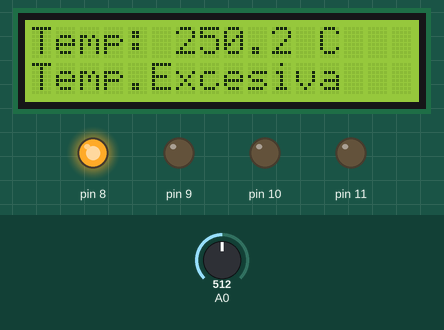
Simulated run of this sketch. Board: Arduino Uno, built with avr-gcc and run on an emulated ATmega328P. On the bench: 16×2 character LCD, output pins drawn as LEDs (lit = HIGH). The inputs (shaded band) are chosen by the test bench; at power-on: A0 = 512. What the sketch prints to the serial monitor is not drawn.

Above: at 1.2 s.
1.3 s: A0 set to 64
At 2.9 s:
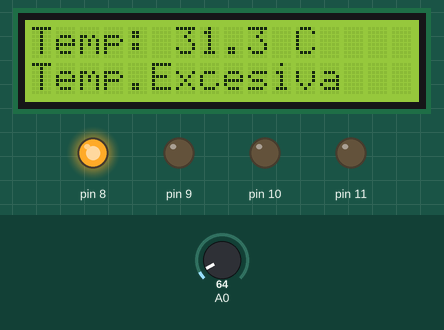
5.4 s: A0 set to 59
At 7.0 s:
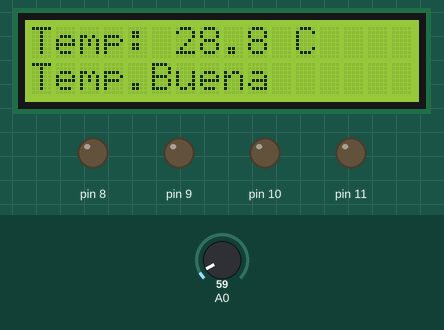
9.5 s: A0 set to 19
At 11.1 s:
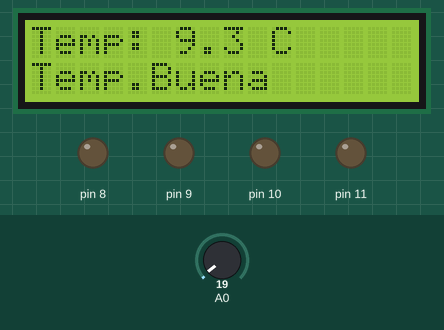
12.8 s: A0 set to 39
At 14.0 s:
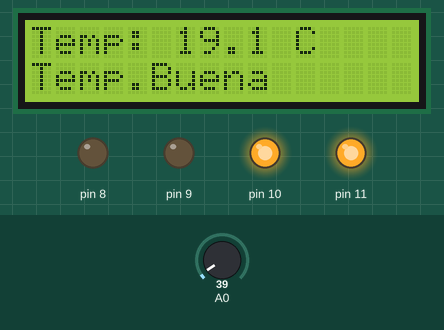
16.9 s: A0 set to 122
At 18.3 s:
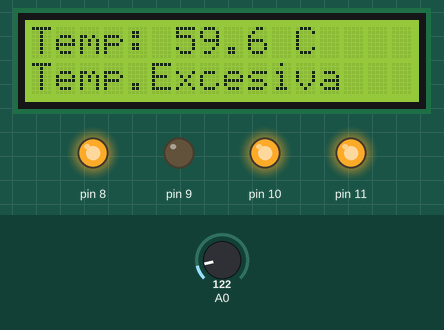
Timing chart, 0 to 19.9 s (numbered marks = the images above; inputs shaded):
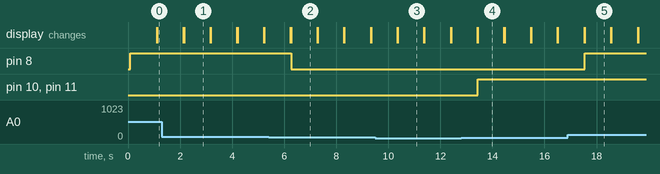

Measured:
- the behaviour switches between 60 and 59 on A0 (found by bisection; images 1 and 2)
- after the input at 1.3 s, the display: first differs from a run without the input after 0.85 s (image 1)
- after the input at 5.4 s, pin 8: HIGH → LOW after 0.86 s; the display: first differs from a run without the input after 0.86 s (image 2)
- after the input at 9.5 s, the display: first differs from a run without the input after 0.86 s (image 3)
- after the input at 12.8 s, pin 10, pin 11: LOW → HIGH after 0.63 s; the display: first differs from a run without the input after 0.64 s (image 4)
- after the input at 16.9 s, pin 8: LOW → HIGH after 0.64 s; the display: first differs from a run without the input after 0.64 s (image 5)
- what the display in image 1 shows lasts 1.0 s, from 2.2 s to 3.2 s

The sketch:

Sensor_Temperatura_NoScroll.ino
```cpp
#include <Wire.h>
#include <LiquidCrystal_I2C.h>

LiquidCrystal_I2C lcd(0x3f,16,2);  // crea objeto y asigna pines a los cuales se encuentran conectados RS, E, D4, D5, D6, D7
int SENSOR;   // variable almacena valor leido de entrada analogica A0
float TEMPERATURA;  // valor de temperatura en grados centigrados

void setup() {
  lcd.init();// Inicializamos el LCD
  lcd.backlight(); //Activamos la luz de fondo del LCD
  lcd.clear();//Limpiamos pantalla
  Serial.begin(9600);
  pinMode(11,OUTPUT);
  pinMode(10,OUTPUT);
  pinMode(9,OUTPUT);
  pinMode(8,OUTPUT);
}

void loop() {
  SENSOR = analogRead(A0);      // lectura de entrada analogica A0
  TEMPERATURA = ((SENSOR * 5000.0) / 1023) / 10;// lectura de entrada analogica A0
  Serial.println(TEMPERATURA,1);

  lcd.setCursor(0, 0);        // cursor en primer fila y primer columna
  lcd.print("Temp: ");        // escribe Temp:
  lcd.print(TEMPERATURA/1.0, 1);    // escribe valor promedio de 5 lecturas con
            // un decimal
  lcd.print(" C");        // imprime C

  if (TEMPERATURA ==10.0 && TEMPERATURA <=18.9){
    digitalWrite(11,HIGH);
    digitalWrite(10,LOW);
    digitalWrite(9,LOW);
    digitalWrite(8,LOW);
  }
  if(TEMPERATURA>19.0 && TEMPERATURA<25.0){
    digitalWrite(11,HIGH);
    digitalWrite(10,HIGH);
    digitalWrite(9,LOW);
    digitalWrite(8,LOW);
  }
    if(TEMPERATURA >=25.0 && TEMPERATURA<=28.0){
    digitalWrite(11,HIGH);
    digitalWrite(10,HIGH);
    digitalWrite(9,HIGH);
    digitalWrite(8,LOW);
  }


if(TEMPERATURA >29.0){
  lcd.setCursor(0, 1);        // cursor en primer fila y primer columna
  lcd.print("Temp.Excesiva");       // escribe PELIGRO
  digitalWrite(8,HIGH);
  }else{
      lcd.setCursor(0, 1);        // cursor en primer fila y primer columna
      lcd.print("Temp.Buena");       // escribe que es Buena
      digitalWrite(8,LOW);
    }
    delay(1000);
    lcd.clear();
}
```
